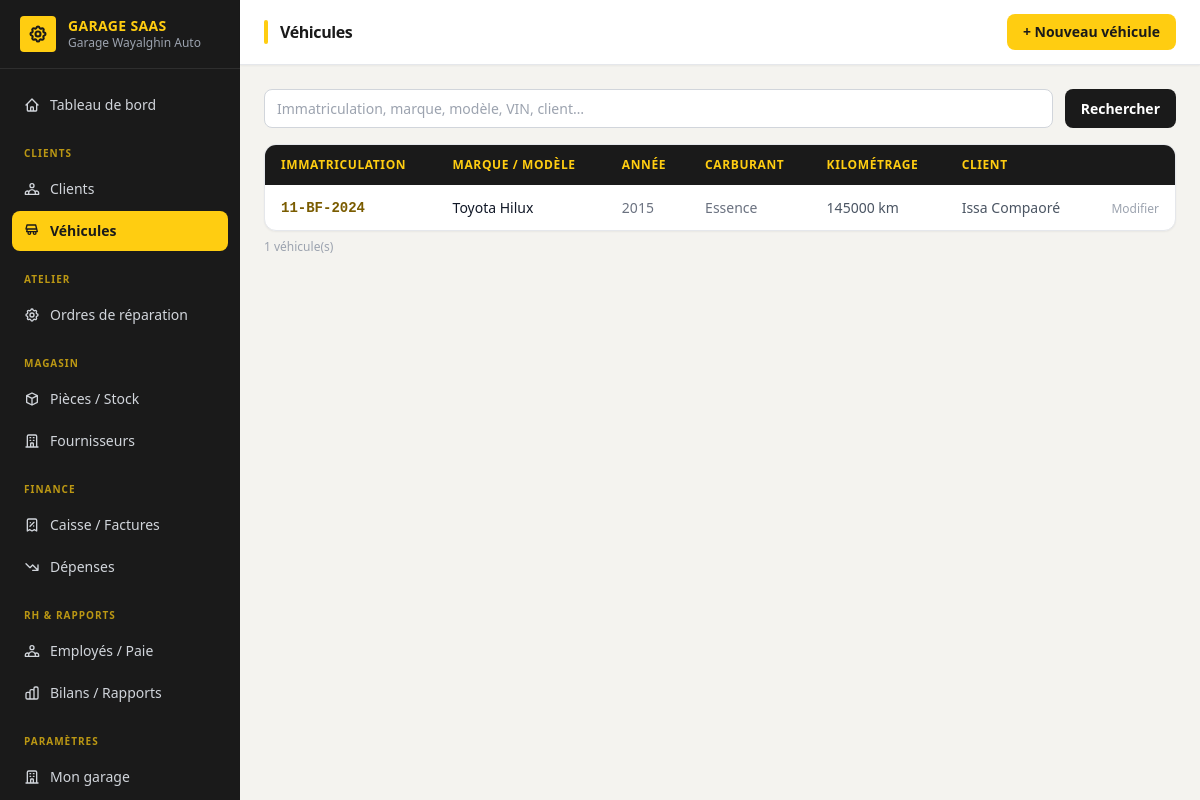
The page /vehicules/ (signed in) on the database its author committed.
### accounts/models.py (models this page shows, shortened)
class User(AbstractUser):
    ROLE_ADMIN = "admin"
    ROLE_RECEPTION = "reception"
    ROLE_MECHANIC = "mechanic"
    ROLE_CASHIER = "cashier"
    ROLE_STOREKEEPER = "storekeeper"
    ROLE_CHOICES = [
        (ROLE_ADMIN, "Administrateur garage"),
        (ROLE_RECEPTION, "Réceptionniste"),
        (ROLE_MECHANIC, "Mécanicien"),
        (ROLE_CASHIER, "Caissier"),
        (ROLE_STOREKEEPER, "Magasinier"),
    ]
    garage = models.ForeignKey(
        "tenants.Garage",
        on_delete=models.CASCADE,
        related_name="users",
        null=True,
        blank=True,
        help_text="Vide pour le staff plateforme (superuser).",
    )
    role = models.CharField(max_length=20, choices=ROLE_CHOICES, blank=True)
    phone = models.CharField(max_length=30, blank=True)
    @property
    def is_garage_admin(self):
        return self.role == self.ROLE_ADMIN

### tenants/models.py (models this page shows, shortened)
class Garage(TimeStampedModel):
    PLAN_CHOICES = [
        ("starter", "Starter"),
        ("pro", "Pro"),
        ("business", "Business"),
    ]
    name = models.CharField("Nom du garage", max_length=150)
    slug = models.SlugField(max_length=160, unique=True, blank=True)
    city = models.CharField("Ville", max_length=100, blank=True)
    phone = models.CharField("Téléphone", max_length=30, blank=True)
    whatsapp_number = models.CharField("Numéro WhatsApp", max_length=30, blank=True)
    email = models.EmailField(blank=True)
    address = models.CharField(max_length=255, blank=True)
    plan = models.CharField(max_length=20, choices=PLAN_CHOICES, default="starter")
    is_active = models.BooleanField(default=True)
    trial_ends_at = models.DateField(null=True, blank=True)
    logo = models.ImageField(
        "Logo",
        upload_to="garages/logos/",
        null=True,
        blank=True,
        help_text="Logo affiché dans l'interface du garage.",
    )
    faest_supplier_enabled = models.BooleanField(
        "Approvisionnement FAEST activé",
        default=False,
        help_text="Permet à ce garage de commander des pièces directement via FAEST depuis la plateforme.",
    )
    class Meta:
        verbose_name = "Garage"
        verbose_name_plural = "Garages"
        ordering = ["name"]

### clients/models.py (models this page shows, shortened)
class Vehicle(TenantModel):
    FUEL_CHOICES = [
        ("petrol", "Essence"),
        ("diesel", "Diesel"),
        ("hybrid", "Hybride"),
        ("electric", "Électrique"),
    ]
    client = models.ForeignKey(Client, on_delete=models.CASCADE, related_name="vehicles")
    plate_number = models.CharField("Immatriculation", max_length=30)
    make = models.CharField("Marque", max_length=60)
    model = models.CharField("Modèle", max_length=60)
    year = models.PositiveIntegerField(null=True, blank=True)
    fuel_type = models.CharField(max_length=20, choices=FUEL_CHOICES, default="petrol")
    vin = models.CharField("Numéro de châssis (VIN)", max_length=50, blank=True)
    mileage = models.PositiveIntegerField("Kilométrage actuel", default=0)
    color = models.CharField(max_length=40, blank=True)
    notes = models.TextField(blank=True)
    class Meta:
        ordering = ["plate_number"]
        constraints = [
            models.UniqueConstraint(
                fields=["garage", "plate_number"],
                name="unique_plate_per_garage",
            )
        ]

class Client(TenantModel):
    TYPE_INDIVIDUAL = "individual"
    TYPE_COMPANY = "company"
    TYPE_CHOICES = [
        (TYPE_INDIVIDUAL, "Particulier"),
        (TYPE_COMPANY, "Entreprise"),
    ]
    client_type = models.CharField(max_length=20, choices=TYPE_CHOICES, default=TYPE_INDIVIDUAL)
    full_name = models.CharField("Nom / Raison sociale", max_length=150)
    phone = models.CharField(max_length=30)
    whatsapp_number = models.CharField(max_length=30, blank=True)
    email = models.EmailField(blank=True)
    address = models.CharField(max_length=255, blank=True)
    notes = models.TextField(blank=True)
    class Meta:
        ordering = ["full_name"]

### clients/views.py (the view, shortened to what this page needs)
# urls.py: path('', views.VehicleListView.as_view(), name='vehicle_list'),
class VehicleListView(GarageRequiredMixin, ListView):
    model = Vehicle
    template_name = 'clients/vehicle_list.html'
    context_object_name = 'vehicles'
    def get_queryset(self):
        qs = super().get_queryset().select_related('client')
        q = self.request.GET.get('q', '').strip()
        return qs
    def get_context_data(self, **kwargs):
        ctx = super().get_context_data(**kwargs)
        ctx['q'] = self.request.GET.get('q', '')
        return ctx

### core/models.py (called while the page is built)
    def for_garage(self, garage):
        return self.filter(garage=garage)

    def get_queryset(self):
        return TenantQuerySet(self.model, using=self._db)

### core/views.py (called while the page is built)
    def dispatch(self, request, *args, **kwargs):
        if not request.user.is_authenticated:
            return self.handle_no_permission()
        if getattr(request.user, 'garage', None) is None:
            return redirect('dashboard_home')
        return super().dispatch(request, *args, **kwargs)

    @property
    def garage(self):
        return self.request.user.garage

    def get_queryset(self):
        return super().get_queryset().for_garage(self.garage)

### clients/templates/clients/vehicle_list.html (shortened to what this page needs)
{% extends "dashboard/base.html" %}
{% block page_title %}Véhicules{% endblock %}
{% block header_actions %}
  <a href="{% url 'vehicle_create' %}" class="bg-[#FFCD11] text-[#1A1A1A] text-sm px-4 py-2 rounded-lg hover:bg-[#E6B800] transition-colors font-bold">
    + Nouveau véhicule
  </a>
{% endblock %}
{% block content %}
<form method="get" class="mb-4 flex gap-3">
  <input type="text" name="q" value="{{ q }}" placeholder="Immatriculation, marque, modèle, VIN, client…"
         class="flex-1 border border-gray-300 rounded-lg px-4 py-2 text-sm">
  <button type="submit" class="bg-[#1A1A1A] text-white px-4 py-2 rounded-lg text-sm hover:bg-[#2A2A2A] transition-colors font-semibold">
    Rechercher
  </button>
</form>
<div class="bg-white rounded-xl shadow-sm border border-gray-200 overflow-hidden">
  <table class="w-full text-sm">
    <thead>
      <tr class="bg-[#1A1A1A] text-xs text-[#FFCD11] uppercase tracking-wider">
        <th class="px-4 py-3 text-left">Immatriculation</th>
        <th class="px-4 py-3 text-left">Marque / Modèle</th>
        <th class="px-4 py-3 text-left">Année</th>
        <th class="px-4 py-3 text-left">Carburant</th>
        <th class="px-4 py-3 text-left">Kilométrage</th>
        <th class="px-4 py-3 text-left">Client</th>
        <th class="px-4 py-3"></th>
      </tr>
    </thead>
    <tbody class="divide-y divide-gray-50">
      {% for vehicle in vehicles %}
      <tr class="hover:bg-[#FFFBE0] transition-colors">
        <td class="px-4 py-3">
          <a href="{% url 'vehicle_detail' vehicle.pk %}" class="text-[#7A5C00] hover:underline font-mono font-bold">
            {{ vehicle.plate_number }}
          </a>
        </td>
        <td class="px-4 py-3 font-medium">{{ vehicle.make }} {{ vehicle.model }}</td>
        <td class="px-4 py-3 text-gray-500">{{ vehicle.year|default:"—" }}</td>
        <td class="px-4 py-3 text-gray-500">{{ vehicle.get_fuel_type_display }}</td>
        <td class="px-4 py-3 text-gray-600">{{ vehicle.mileage|default:0 }} km</td>
        <td class="px-4 py-3">
          <a href="{% url 'client_detail' vehicle.client.pk %}" class="text-gray-600 hover:text-[#7A5C00]">
            {{ vehicle.client.full_name }}
          </a>
        </td>
        <td class="px-4 py-3 text-right">
          <a href="{% url 'vehicle_update' vehicle.pk %}" class="text-gray-400 hover:text-[#7A5C00] text-xs font-medium">Modifier</a>
        </td>
      </tr>
      {% empty %}
      <tr>
        <td colspan="7" class="px-4 py-8 text-center text-gray-400">
          {% if q %}Aucun véhicule trouvé pour "{{ q }}".{% else %}Aucun véhicule enregistré.{% endif %}
        </td>
      </tr>
      {% endfor %}
    </tbody>
  </table>
</div>
<p class="mt-2 text-xs text-gray-400">{{ vehicles|length }} véhicule(s)</p>
{% endblock %}

### dashboard/templates/dashboard/base.html (shortened to what this page needs)
<!DOCTYPE html>
<html lang="fr">
<head>
  <script src="https://cdn.tailwindcss.com"></script>
</head>
<body class="bg-[#F4F3EF] text-gray-900 min-h-screen flex">
  <aside class="w-60 bg-[#1A1A1A] text-white flex-shrink-0 flex flex-col fixed h-full z-10 overflow-y-auto">
    <div class="px-5 py-4 border-b border-[#2E2E2E] flex items-center gap-3 flex-shrink-0">
      {% if user.garage and user.garage.logo %}
        <img src="{{ user.garage.logo.url }}" alt="Logo"
             class="h-9 w-9 object-contain rounded bg-white p-0.5 flex-shrink-0">
      {% else %}
        <div class="h-9 w-9 rounded bg-[#FFCD11] flex items-center justify-center flex-shrink-0">
        </div>
      {% endif %}
      <div class="min-w-0">
        <div class="font-bold text-sm leading-tight text-[#FFCD11] tracking-wide">GARAGE SAAS</div>
        {% if user.garage %}
        <div class="text-gray-400 text-xs truncate">{{ user.garage.name }}</div>
        {% else %}
        <div class="text-gray-500 text-xs">Plateforme</div>
        {% endif %}
      </div>
    </div>
    <nav class="flex-1 px-3 py-4 space-y-0.5 text-sm">
      {% with n=request.resolver_match.url_name %}
      <a href="{% url 'dashboard_home' %}"
         class="flex items-center gap-2.5 px-3 py-2.5 rounded-lg transition-colors font-medium
                {% if n == 'dashboard_home' %}bg-[#FFCD11] text-[#1A1A1A]{% else %}text-gray-300 hover:bg-[#2A2A2A] hover:text-white{% endif %}">
        Tableau de bord
      </a>
      <div class="pt-4 pb-1 px-3 text-[10px] text-[#FFCD11] uppercase tracking-widest font-bold opacity-70">Clients</div>
      <a href="{% url 'client_list' %}"
         class="flex items-center gap-2.5 px-3 py-2.5 rounded-lg transition-colors
                {% if 'client' in n and 'vehicle' not in n %}bg-[#FFCD11] text-[#1A1A1A] font-semibold{% else %}text-gray-300 hover:bg-[#2A2A2A] hover:text-white{% endif %}">
        Clients
      </a>
      <a href="{% url 'vehicle_list' %}"
         class="flex items-center gap-2.5 px-3 py-2.5 rounded-lg transition-colors
                {% if 'vehicle' in n %}bg-[#FFCD11] text-[#1A1A1A] font-semibold{% else %}text-gray-300 hover:bg-[#2A2A2A] hover:text-white{% endif %}">
        <svg xmlns="http://www.w3.org/2000/svg" class="h-4 w-4 flex-shrink-0" fill="none" viewBox="0 0 24 24" stroke="currentColor" stroke-width="2">
          <path stroke-linecap="round" stroke-linejoin="round" d="M8 17a2 2 0 100-4 2 2 0 000 4zm8 0a2 2 0 100-4 2 2 0 000 4zM3 9l1.5-6h13L19 9m0 0H5m14 0l1 4H4l1-4" />
        </svg>
        Véhicules
      </a>
      <div class="pt-4 pb-1 px-3 text-[10px] text-[#FFCD11] uppercase tracking-widest font-bold opacity-70">Atelier</div>
      <a href="{% url 'order_list' %}"
         class="flex items-center gap-2.5 px-3 py-2.5 rounded-lg transition-colors
                {% if 'order' in n or 'task' in n or 'part_' in n %}bg-[#FFCD11] text-[#1A1A1A] font-semibold{% else %}text-gray-300 hover:bg-[#2A2A2A] hover:text-white{% endif %}">
        Ordres de réparation
      </a>
      <div class="pt-4 pb-1 px-3 text-[10px] text-[#FFCD11] uppercase tracking-widest font-bold opacity-70">Magasin</div>
      <a href="{% url 'part_list' %}"
         class="flex items-center gap-2.5 px-3 py-2.5 rounded-lg transition-colors
                {% if 'part' in n and 'order' not in n %}bg-[#FFCD11] text-[#1A1A1A] font-semibold{% else %}text-gray-300 hover:bg-[#2A2A2A] hover:text-white{% endif %}">
        <svg xmlns="http://www.w3.org/2000/svg" class="h-4 w-4 flex-shrink-0" fill="none" viewBox="0 0 24 24" stroke="currentColor" stroke-width="2">
          <path stroke-linecap="round" stroke-linejoin="round" d="M20 7l-8-4-8 4m16 0l-8 4m8-4v10l-8 4m0-10L4 7m8 4v10M4 7v10l8 4" />
        </svg>
        Pièces / Stock
      </a>
      <a href="{% url 'supplier_list' %}"
         class="flex items-center gap-2.5 px-3 py-2.5 rounded-lg transition-colors
                {% if 'supplier' in n %}bg-[#FFCD11] text-[#1A1A1A] font-semibold{% else %}text-gray-300 hover:bg-[#2A2A2A] hover:text-white{% endif %}">
        Fournisseurs
      </a>
      <div class="pt-4 pb-1 px-3 text-[10px] text-[#FFCD11] uppercase tracking-widest font-bold opacity-70">Finance</div>
      <a href="{% url 'invoice_list' %}"
         class="flex items-center gap-2.5 px-3 py-2.5 rounded-lg transition-colors
                {% if 'invoice' in n or 'payment' in n %}bg-[#FFCD11] text-[#1A1A1A] font-semibold{% else %}text-gray-300 hover:bg-[#2A2A2A] hover:text-white{% endif %}">
        <svg xmlns="http://www.w3.org/2000/svg" class="h-4 w-4 flex-shrink-0" fill="none" viewBox="0 0 24 24" stroke="currentColor" stroke-width="2">
          <path stroke-linecap="round" stroke-linejoin="round" d="M9 14l6-6m-5.5.5h.01m4.99 5h.01M19 21V5a2 2 0 00-2-2H7a2 2 0 00-2 2v16l3.5-2 3.5 2 3.5-2 3.5 2z" />
        </svg>
        Caisse / Factures
      </a>
      <a href="{% url 'expense_list' %}"
         class="flex items-center gap-2.5 px-3 py-2.5 rounded-lg transition-colors
                {% if 'expense' in n %}bg-[#FFCD11] text-[#1A1A1A] font-semibold{% else %}text-gray-300 hover:bg-[#2A2A2A] hover:text-white{% endif %}">
        <svg xmlns="http://www.w3.org/2000/svg" class="h-4 w-4 flex-shrink-0" fill="none" viewBox="0 0 24 24" stroke="currentColor" stroke-width="2">
          <path stroke-linecap="round" stroke-linejoin="round" d="M13 17h8m0 0V9m0 8l-8-8-4 4-6-6" />
        </svg>
        Dépenses
      </a>
      <div class="pt-4 pb-1 px-3 text-[10px] text-[#FFCD11] uppercase tracking-widest font-bold opacity-70">RH &amp; Rapports</div>
      <a href="{% url 'employee_list' %}"
         class="flex items-center gap-2.5 px-3 py-2.5 rounded-lg transition-colors
                {% if 'employee' in n or 'payroll' in n or 'payslip' in n %}bg-[#FFCD11] text-[#1A1A1A] font-semibold{% else %}text-gray-300 hover:bg-[#2A2A2A] hover:text-white{% endif %}">
        Employés / Paie
      </a>
      <a href="{% url 'bilan' %}"
         class="flex items-center gap-2.5 px-3 py-2.5 rounded-lg transition-colors
                {% if n == 'bilan' %}bg-[#FFCD11] text-[#1A1A1A] font-semibold{% else %}text-gray-300 hover:bg-[#2A2A2A] hover:text-white{% endif %}">
        Bilans / Rapports
      </a>
      {% if user.is_garage_admin or user.is_superuser %}
      <div class="pt-4 pb-1 px-3 text-[10px] text-[#FFCD11] uppercase tracking-widest font-bold opacity-70">Paramètres</div>
      {% if user.is_garage_admin %}
      <a href="{% url 'garage_settings' %}"
         class="flex items-center gap-2.5 px-3 py-2.5 rounded-lg transition-colors
                {% if n == 'garage_settings' %}bg-[#FFCD11] text-[#1A1A1A] font-semibold{% else %}text-gray-300 hover:bg-[#2A2A2A] hover:text-white{% endif %}">
        Mon garage
      </a>
      {% endif %}
      {% endif %}
      {% endwith %}
    </nav>
  </aside>
  <div class="ml-60 flex-1 flex flex-col min-h-screen">
    <header class="bg-white border-b border-gray-200 px-6 py-3.5 flex items-center justify-between sticky top-0 z-10 shadow-sm">
      <div class="flex items-center gap-3">
        <div class="w-1 h-6 bg-[#FFCD11] rounded-full"></div>
        <h1 class="text-base font-bold text-[#1A1A1A] tracking-tight">{% block page_title %}{% endblock %}</h1>
      </div>
      <div class="flex items-center gap-2">{% block header_actions %}{% endblock %}</div>
    </header>
    <main class="flex-1 p-6">
      {% block content %}{% endblock %}
    </main>
  </div>
</body>
</html>

### dashboard/templates/dashboard/base.html (style rules this page uses)
input[type="text"], input[type="email"], input[type="number"], input[type="tel"], input[type="date"], input[type="password"], input[type="url"], select, textarea { display: block; width: 100%; border: 1px solid #D1D5DB; border-radius: 0.5rem; padding: 0.5rem 0.75rem; font-size: 0.875rem; line-height: 1.5; color: #111827; background: #fff; transition: border-color .15s, box-shadow .15s; }

### rows shown on the page
User: garage.name "Garage Wayalghin Auto"
Vehicle: plate_number "11-BF-2024", make "Toyota", model "Hilux", year "2015", fuel_type "Essence", mileage "145000", client.full_name "Issa Compaoré"

### other values the page prints
{{ vehicles|length }} "1"
